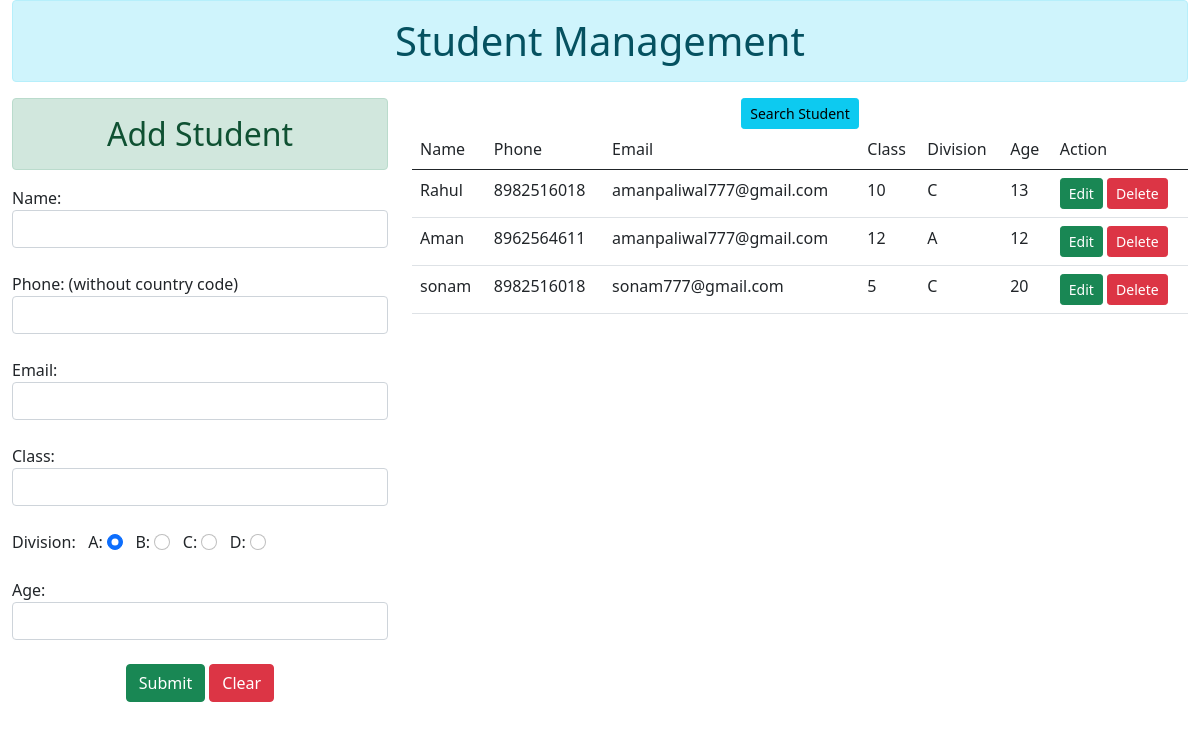
The page / on the database its author committed.
### StudentApp/models.py (models this page shows)
class Student(models.Model):
    name = models.CharField(max_length=100)
    phone = models.BigIntegerField()
    email = models.EmailField()
    classes = models.IntegerField()
    division = models.CharField(max_length=10)
    age = models.IntegerField()

### StudentApp/views.py (the view)
# urls.py: 2. Add a URL to urlpatterns:  path('', views.home, name='home')
def home(request):
    students = Student.objects.all()
    if request.method == 'POST':
        name = request.POST.get('name')
        phone = request.POST.get('phone')
        email = request.POST.get('email')
        classes = request.POST.get('classes')
        division = request.POST.get('division')
        age = request.POST.get('age')
        data = Student(
            name=name,
            phone=phone,
            email=email,
            classes=classes,
            division=division,
            age=age
        )
        data.save()
        return HttpResponseRedirect('/')
    else:
        return render(request, 'home.html', {'students': students})

### templates/home.html (shortened to what this page needs)
{% extends 'base.html' %}
{% block body %}
    <div class="row">
<div class=" col-lg-4 col-md-12 col-sm-12">
<h2 class="text-center alert alert-success ">Add Student</h2>
<form method="post">
    <label>Name:</label>
    <input type="text" name="name" class="form-control" required><br>
    <label class="t">Phone: (without country code)</label>
    <input type="tel" name="phone" class="form-control" pattern="[6789][0-9]{9}" required><br>
    <label class="t">Email:</label>
    <input type="email" name="email" class="form-control" required><br>
    <label class="t">Class:</label>
    <input type="number" name="classes" min="1" max="12" class="form-control" required><br>
    <label class="t">Division:</label>
    &nbsp;&nbsp;<label class="t">A:</label>&nbsp;<input type="radio" name="division" checked value="A" class="form-check-input">
    &nbsp;&nbsp;<label class="t">B:</label>&nbsp;<input type="radio" name="division" value="B" class="form-check-input">
    &nbsp;&nbsp;<label class="t">C:</label>&nbsp;<input type="radio" name="division" value="C" class="form-check-input">
    &nbsp;&nbsp;<label class="t">D:</label>&nbsp;<input type="radio" name="division" value="D" class="form-check-input">
    <br><br><label class="t">Age:</label>
    <input type="number" name="age" min="1" max="150" class="form-control" required><br>
    <center>
        <input type="submit" value="Submit" class="btn btn-success" >
        <input type="reset" value="Clear" class="btn btn-danger" >
    </center>
    <br>
</form>
</div>
<div class="col-md-12 col-sm-12 col-lg-8">
{% if students %}
    <center><a href="{% url 'search' %}" style="text-decoration: none" class="btn  btn-info btn-sm">Search Student</a></center>
    <table class="table table-hover">
        <thead>
        <tr>
            <td>Name</td>
            <td>Phone</td>
            <td>Email</td>
            <td>Class</td>
            <td>Division</td>
            <td>Age</td>
            <td>Action</td>
        </tr>
        </thead>
        <tbody>
        {% for student in students %}
            <tr>
                <td>{{ student.name }}</td>
                <td>{{ student.phone }}</td>
                <td>{{ student.email }}</td>
                <td>{{ student.classes }}</td>
                <td>{{ student.division }}</td>
                <td>{{ student.age }}</td>
                <td>
                <a href="{% url 'update' student.id %}" class="btn-success btn btn-sm">Edit</a>
                <form method="post" action="{% url 'delete' student.id %}" class="d-inline">
                        <input type="submit"value="Delete" class="btn btn-sm btn-danger">
                </form>
                </td>
            </tr>
        {% endfor %}
        </tbody>
    </table>
{% else %}
    <h1>No student found</h1>
{% endif %}
</div>
</div>
{% endblock body %}

### templates/base.html (shortened to what this page needs)
<!DOCTYPE html>
<html lang="en">
<head>
    {% include 'cndlines.html' %}
</head>
<body>
<div class="container-fluid">
    <h1 class="text-center alert alert-info">Student Management</h1>
{% block body %}
{% endblock %}</div>
</body>
</html>

### templates/cndlines.html (shortened to what this page needs)
<link href="https://cdn.jsdelivr.net/npm/bootstrap@5.0.0-beta1/dist/css/bootstrap.min.css" rel="stylesheet">

### rows shown on the page
Student: name "Rahul", phone "8982516018", email "amanpaliwal777@gmail.com", classes "10", division "C", age "13"
Student: name "Aman", phone "8962564611", email "amanpaliwal777@gmail.com", classes "12", division "A", age "12"
Student: name "sonam", phone "8982516018", email "sonam777@gmail.com", classes "5", division "C", age "20"
